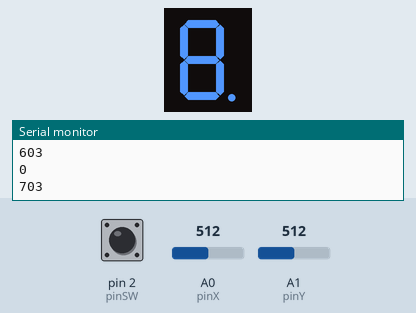
This sketch was run on a simulated Arduino Uno, built with avr-gcc and run on an emulated ATmega328P. Parts: 1-digit seven-segment display, the last lines printed to the serial monitor. Wiring (inferred from the names in the program): 1-digit 7-segment display, segments lit when LOW: segments pin 10, pin 9, pin 8, pin 7, pin 6, pin 5, pin 4, pin 11. The inputs (shaded band) are chosen by the test bench; at power-on: A0 (pinX) = 512, A1 (pinY) = 512, pin 2 (pinSW) HIGH. The segment pins are drawn as the display they are named for.

Above: at 0.75 s.
1.3 s: A0 (pinX) set to 610
At 1.65 s:
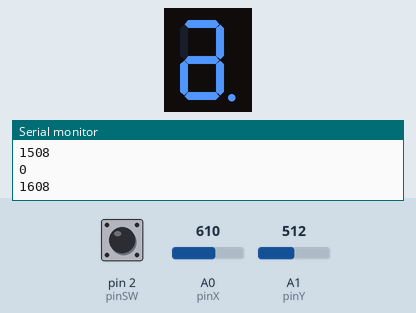
4.3 s: A1 (pinY) set to 390
At 4.57 s:
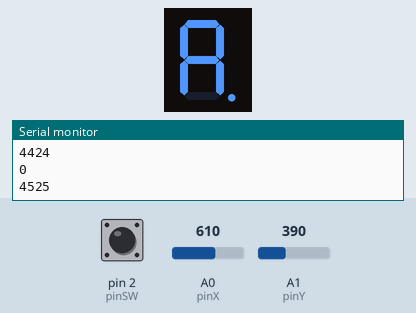
6.8 s: A0 (pinX) set to 390
At 6.99 s:
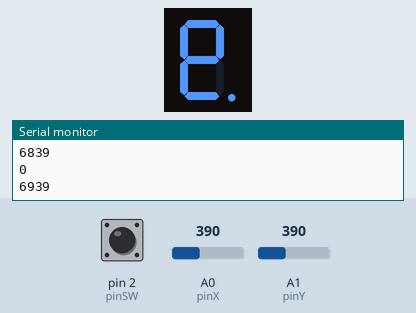
9.2 s: A1 (pinY) set to 610
At 9.5 s:
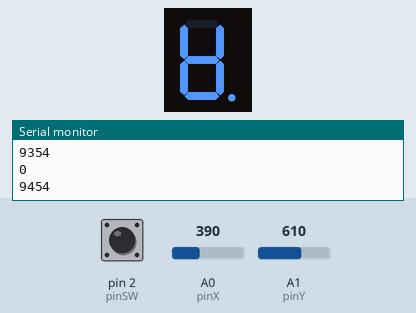
10.9 s: pin 2 (pinSW) pulled LOW for 3.2 s
At 12.52 s:
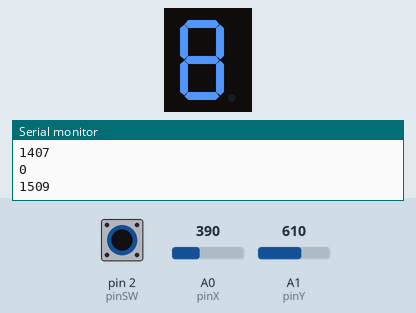

The sketch:

7_digit_display_joystick.ino
```cpp
const int pinSW = 2; // digital pin connected to switch output
const int pinX = A0; // A0 - analog pin connected to X output
const int pinY = A1; // A1 - analog pin connected to Y output

// declare all the segments pins
const int pinA = 4;
const int pinB = 5;
const int pinC = 6;
const int pinD = 7;
const int pinE = 8;
const int pinF = 9;
const int pinG = 10;
const int pinDP = 11;

const int segSize = 8;

byte dpState = LOW;
byte swState = LOW;
byte lastReading = LOW;
byte reading = LOW;
byte centered = HIGH;
byte isButtonPressed = LOW;

int xValue;
int yValue;
int minThreshold = 400;
int maxThreshold = 600;
int state = 1;
int currentSelectedValue;

unsigned long lastDebounceTime;
unsigned int debounceDelay = 50;
unsigned int debounceDelayLong = 1000;
unsigned long lastBlinkTime;

const int blinkInterval = 300;
int blinkValue;

int segments[segSize] = {
  pinA, pinB, pinC, pinD, pinE, pinF, pinG, pinDP
};

byte digitMatrix[8][segSize] = {
// a  b  c  d  e  f  g dp
  {1, 0, 0, 0, 0, 0, 0, 0}, // 0
  {0, 1, 0, 0, 0, 0, 0, 0}, // 1
  {0, 0, 1, 0, 0, 0, 0, 0}, // 2
  {0, 0, 0, 1, 0, 0, 0, 0}, // 3
  {0, 0, 0, 0, 1, 0, 0, 0}, // 4
  {0, 0, 0, 0, 0, 1, 0, 0}, // 5
  {0, 0, 0, 0, 0, 0, 1, 0}, // 6
  {0, 0, 0, 0, 0, 0, 0, 1}, // 7
};

byte digitArray[8] = {0, 0, 0, 0, 0, 0, 0, 0};

void setup() {
  for (int i = 0; i < segSize; i++) {
    pinMode(segments[i], OUTPUT);
  }
  pinMode(pinSW, INPUT_PULLUP);
  Serial.begin(9600);
}

void loop() {
  buttonStatus();
  stateSelector();
}

void stateSelector(){
  if(state == 1){
    xValue = analogRead(pinX);
    yValue = analogRead(pinY);

    displaySegments();
    displaySelectedCell(currentSelectedValue);

    switch(currentSelectedValue){
      case 0:
        if (xValue > maxThreshold){
          currentSelectedValue = 1;
        }
        else if (xValue < minThreshold){
          currentSelectedValue = 5;
        }
        else if (yValue < minThreshold){
          currentSelectedValue = 6;
        }
        break;
      case 1:
        if (xValue < minThreshold){
          currentSelectedValue = 5;
        }
        else if (yValue < minThreshold){
          currentSelectedValue = 6;
        }
        else if (yValue > maxThreshold){
          currentSelectedValue = 0;
        }
        break;
      case 2:
        if (xValue < minThreshold){
          currentSelectedValue = 4;
        }
        else if (yValue < minThreshold){
          currentSelectedValue = 3;
        }
        else if (yValue > maxThreshold){
          currentSelectedValue = 6;
        }
        else if (xValue > maxThreshold){
          currentSelectedValue = 7;
        }
        break;
      case 3:
        if (xValue < minThreshold){
          currentSelectedValue = 4;
        }
        else if (xValue > maxThreshold){
          currentSelectedValue = 2;
        }
        else if (yValue > maxThreshold){
          currentSelectedValue = 6;
        }
        break;
      case 4:
        if (xValue > maxThreshold){
          currentSelectedValue = 2;
        }
        else if (yValue < minThreshold){
          currentSelectedValue = 3;
        }
        else if (yValue > maxThreshold){
          currentSelectedValue = 6;
        }
        break;
      case 5:
        if (xValue > maxThreshold){
          currentSelectedValue = 1;
        }
        else if (yValue < minThreshold){
          currentSelectedValue = 6;
        }
        else if (yValue > maxThreshold){
          currentSelectedValue = 0;
        }
        break;
      case 6:
        if (yValue < minThreshold){
          currentSelectedValue = 3;
        }
        else if (yValue > maxThreshold){
          currentSelectedValue = 0;
        }
        break;
      case 7:
        if (xValue < minThreshold){
          currentSelectedValue = 2;
        }
        break;
    }
    delay(100);
    Serial.println(isButtonPressed);
    if (isButtonPressed == HIGH){
      state = 2;
      isButtonPressed = LOW;
      digitalWrite(segments[currentSelectedValue], digitArray[currentSelectedValue]);
    }
  }
  else if(state == 2){
    displayPressedCell(currentSelectedValue);
    if (isButtonPressed == HIGH){
      state = 1;
      isButtonPressed = LOW;
    }
  }
}

// display the blinking status for the current segment
void displaySelectedCell(int cell){
  if (millis() - lastBlinkTime > blinkInterval){
    blinkValue = !blinkValue;
    lastBlinkTime = millis();
  }
  digitalWrite(segments[cell], blinkValue);
}

// display the ON/OFF toggle for the pressed segment
void displayPressedCell(int cell){
    if(state == 2){
      xValue = analogRead(pinX);
      Serial.println(xValue);
      if (xValue > maxThreshold && centered){
        centered = LOW;
        digitalWrite(segments[cell], HIGH);
        digitArray[currentSelectedValue] = 1;
      }
      else if(xValue < minThreshold && centered){
        centered = LOW;
        digitalWrite(segments[cell], LOW);
        digitArray[currentSelectedValue] = 0;
      }
      if (xValue < maxThreshold && xValue > minThreshold){
        centered = HIGH;
      }
  }
}

void displaySegments() {
  for(int i = 0; i < segSize; i++)
    if (i != currentSelectedValue)
      digitalWrite(segments[i], digitArray[i]);
    else{
      digitalWrite(segments[i], 0);
    }
}

void buttonStatus(){
   reading = digitalRead(pinSW);

   if (reading != lastReading) {
     lastDebounceTime = millis();
   }
   Serial.println((millis() - lastDebounceTime));
   if (((millis() - lastDebounceTime) > debounceDelayLong) && state == 1 && reading == LOW){
      for(int i = 0; i < segSize; i++)
        digitArray[i] = 0;
      currentSelectedValue = 7;
   }
   else if ((millis() - lastDebounceTime) > debounceDelay) {
     swState = reading;
     if (reading == LOW){
      isButtonPressed = HIGH;

      if (state == 2){
        state = 1;
        isButtonPressed = LOW;
      }
     }
   }
   lastReading = reading;
}
```

Measured:
- after the input at 1.3 s, the display: changes after 0.21 s (image 1)
- after the input at 4.3 s, the display: changes after 0.23 s (image 2)
- after the input at 6.8 s, the display: changes after 0.14 s (image 3)
- after the input at 9.2 s, the display: first differs from a run without the input after 0.26 s (image 4)
